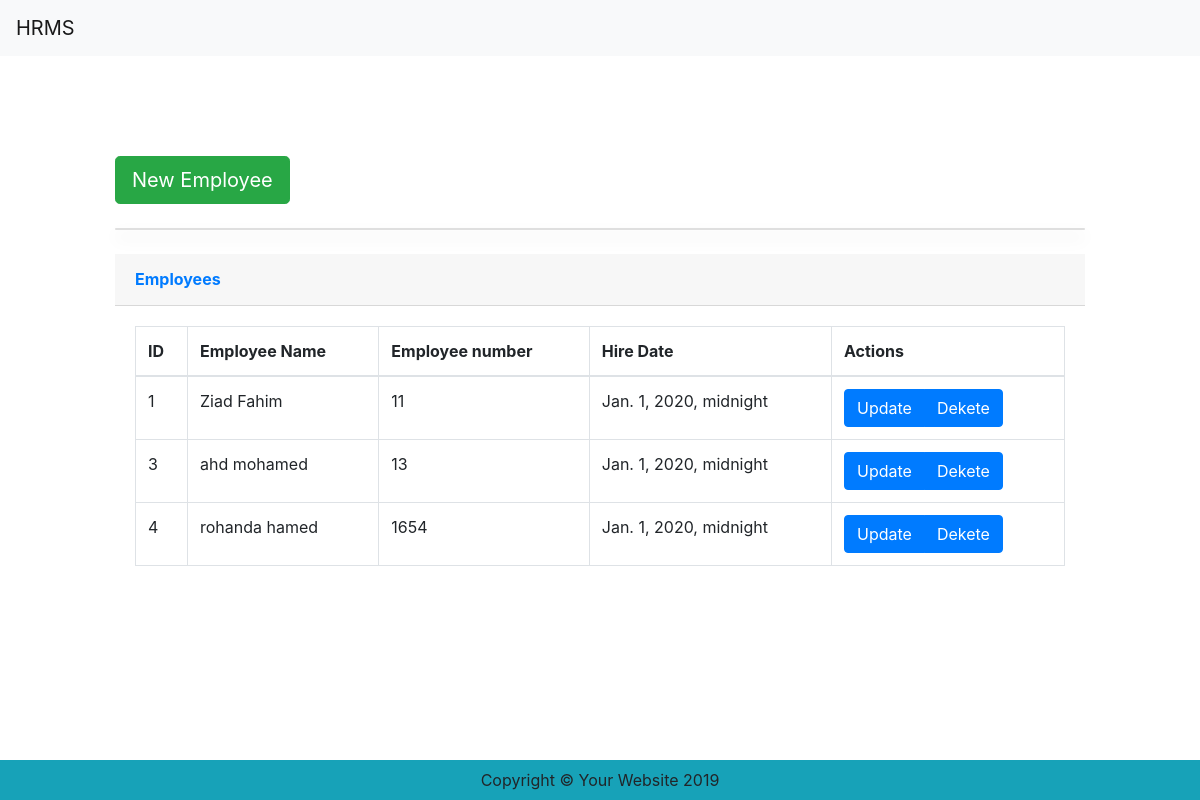
/employees/, run on the app's committed database.
### employees/models.py (models this page shows, shortened)
class Employee(models.Model):
    user=models.ForeignKey(User, on_delete=models.CASCADE,null=True,blank=True)
    employee_name=models.CharField(max_length=50)
    employee_email=models.CharField(max_length=50)
    employee_number=models.CharField(max_length=50)
    GENDER_CHOICE = [
        ('Male', 'Male'),
        ('Female', 'Female'),
    ]
    gender = models.CharField(
        max_length=10,
        choices=GENDER_CHOICE,
        default="",
    )
    nationality=models.CharField(max_length=50)
    address=models.CharField(max_length=50)
    ID_CHOICE = [
        ('National_ID', 'National_ID'),
        ('Passport', 'Passport'),
    ]
    id_type=models.CharField(
        max_length=20,
        choices=ID_CHOICE,
        default="",
    )
    hire_date=models.DateTimeField(auto_now=False, auto_now_add=False)
    SOCIAL_CHOICE = [
        ('Single', 'Single'),
        ('Maried', 'Maried'),
    ]
    social_status=models.CharField(
        max_length=20,
        choices=SOCIAL_CHOICE,
        default="",
    )
    date_birth=models.DateTimeField(auto_now=False, auto_now_add=False)
    blace_birth=models.CharField(max_length=50)
    Mobile=models.CharField(max_length=50)
    idd=models.CharField(max_length=50)
    insured=models.BooleanField()
    is_active=models.BooleanField()
    has_medical=models.BooleanField()
    leaves_balance=models.CharField(max_length=50)

### employees/views.py (the view)
# urls.py: path('employees/', include('employees.urls')),
def employees(request):
    employees = Employee.objects.all()
    context = {
        'employees' : employees ,
    }
    return render(request,'employees.html',context)

### templates/employees.html (shortened to what this page needs)
{% extends './base.html' %} {% block content %}
<div class="row justify-content-center" style="margin-top: 100px;">
    <div class="col-10 ">
        <a href="{% url 'create_employee' %}" class="btn btn-lg btn-success text-gray-800 mr-3 mb-2">New Employee</a></h1>
    </div>
</div>
<div class="row justify-content-center ">
    <div class="col-10 ">
        <div class="card shadow mb-4 mt-3"></div>
        <div class="card-header py-3">
            <h6 class="m-0 font-weight-bold text-primary">Employees</h6>
        </div>
        <div class="card-body">
            <div class="table-responsive">
                <table class="table table-bordered" id="dataTable" width="100%" cellspacing="0">
                    <thead>
                        <tr>
                            <th>ID</th>
                            <th>Employee Name</th>
                            <th>Employee number</th>
                            <th>Hire Date</th>
                            <th>Actions</th>
                        </tr>
                    </thead>
                    <tbody>
                        {% for i in employees %}
                        <tr>
                            <td>{{ i.id }}</td>
                            <td>{{ i.employee_name }}</td>
                            <td>{{ i.employee_number }}</td>
                            <td>{{ i.hire_date }}</td>
                            <td>
                                <div class="btn-group">
                                     <a class="btn btn-primary" href="{% url 'update_employee' pk=i.id%}">Update</a>
                                     <a class="btn btn-primary" href="{% url 'delete_employee' pk=i.id%}">Dekete</a>
                                </div>
                            </td>
                        </tr>
                        {% endfor %}
                    </tbody>
                </table>
            </div>
        </div>
    </div>
</div>
</div>
{% endblock %}

### data on the page
Employee: id "1", employee_name "Ziad Fahim", employee_number "11", hire_date "Jan. 1, 2020, midnight"
Employee: id "3", employee_name "ahd mohamed", employee_number "13", hire_date "Jan. 1, 2020, midnight"
Employee: id "4", employee_name "rohanda hamed", employee_number "1654", hire_date "Jan. 1, 2020, midnight"
